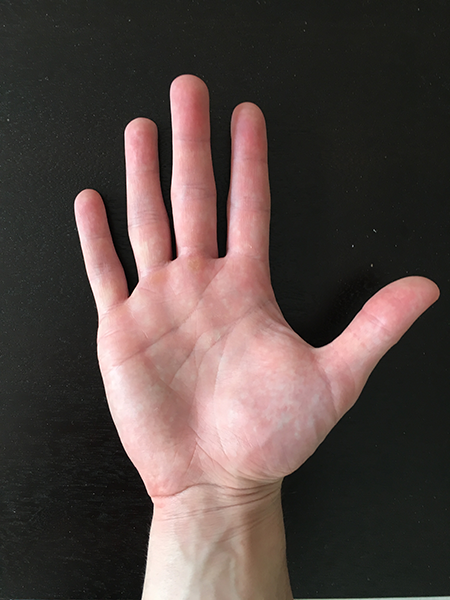
#> input picture data/images/hand_01.png, 450 x 600 px
$ python CombineTwoImages.py
#> lines starting #> are read from the running program, lines starting #| are printed output that depends on the picture; after the words box and inside, x2 and y2 are one past the last pixel; in counts of white or black regions, pixels touching at a corner belong together
'''
Created on 21.03.2017

@author: alex
'''
import cv2
import numpy as np

image = cv2.imread("../../data/images/hand_01.png")
#> image is the input picture: shape (600, 450, 3); mean B, G, R 67.3, 70.8, 84.8
gray = cv2.cvtColor(image, cv2.COLOR_BGR2GRAY)
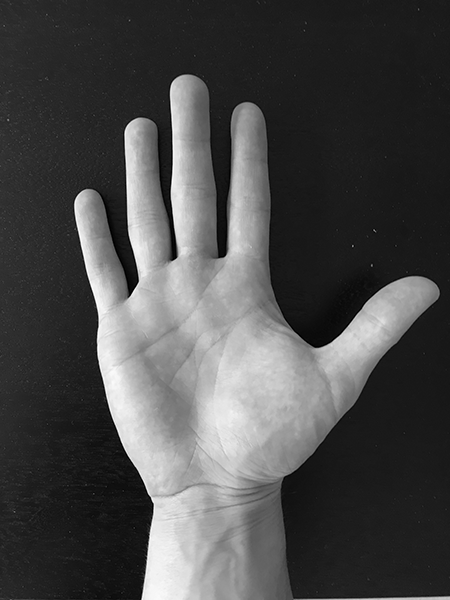
#> gray: shape (600, 450); min 0, max 255, mean 74.6
thresh = cv2.threshold(gray, 45, 255, cv2.THRESH_BINARY)[1]
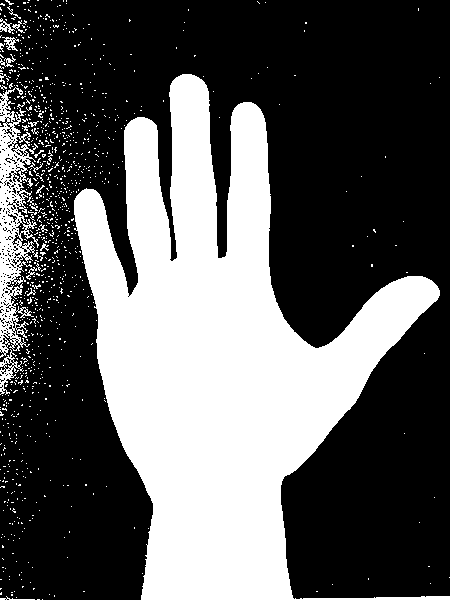
#> thresh: shape (600, 450); 35.9% white; 973 white regions (949 under 20 px), largest, box (x1, y1, x2, y2) and area: (74, 74, 450, 600) 88718, (0, 87, 39, 358) 4637, (0, 349, 24, 395) 329

h1, w1 = gray.shape[:2]
#> h1 = 600; w1 = 450
h2, w2 = thresh.shape[:2]
#> h2 = 600; w2 = 450

#create empty matrix
vis = np.zeros((max(h1, h2), w1+w2), np.uint8)

#combine 2 images
vis[:h1, :w1] = thresh
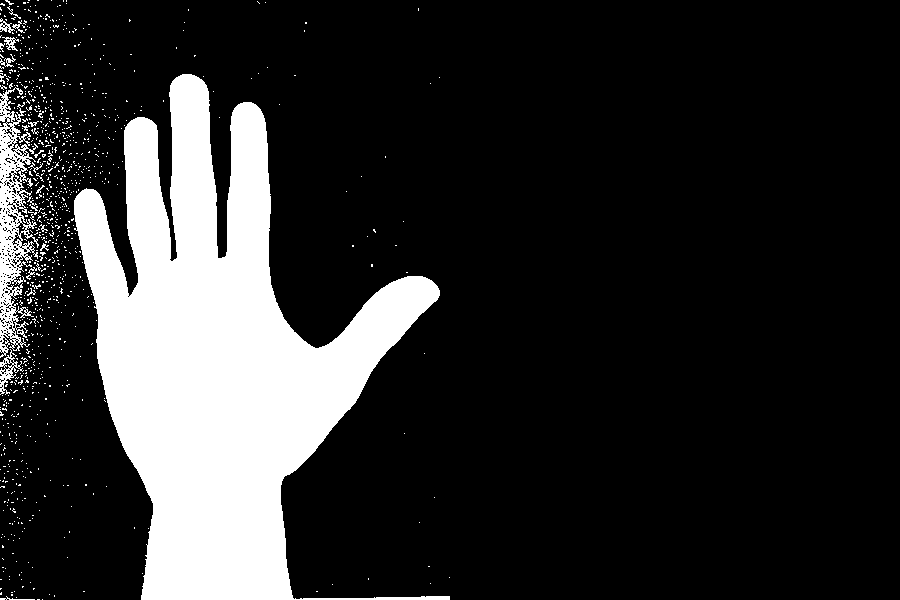
#> vis: shape (600, 900); 17.9% white; 973 white regions (949 under 20 px), largest, box (x1, y1, x2, y2) and area: (74, 74, 450, 600) 88718, (0, 87, 39, 358) 4637, (0, 349, 24, 395) 329
vis[:h2, w1:w1+w2] = gray
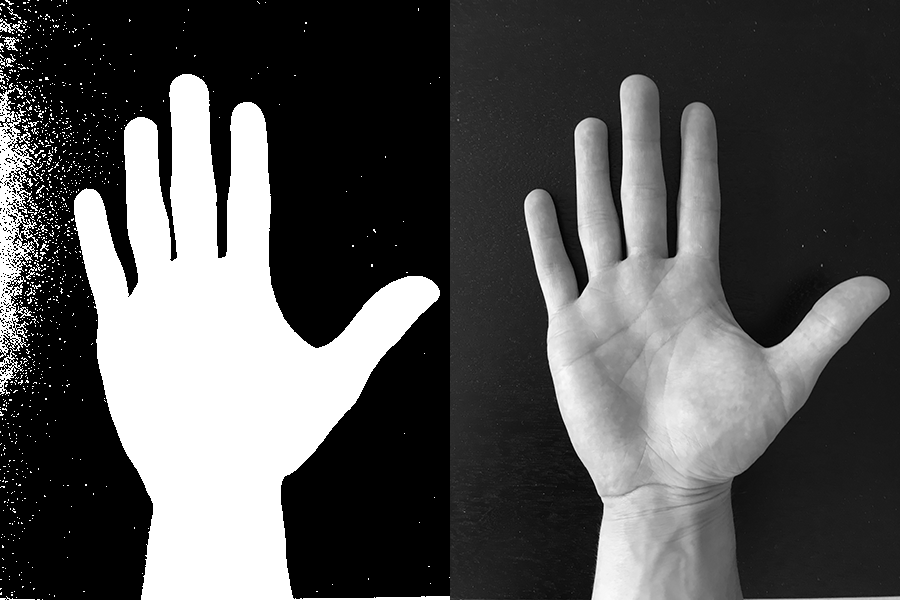
#> vis: shape (600, 900); min 0, max 255, mean 83
# # show the output image
cv2.imshow("Image", vis)
cv2.waitKey(0)

$ run again, with data/images/hand_03.png copied over data/images/hand_01.png
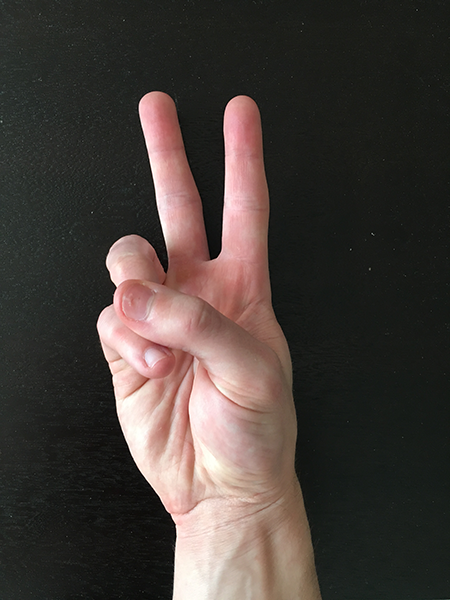
#> input picture data/images/hand_03.png, 450 x 600 px
#> image is the input picture: shape (600, 450, 3); mean B, G, R 57.1, 61.6, 69.9
#> `thresh = cv2.threshold(gray, 45, 255, cv2.THRESH_BINARY)[1]`:
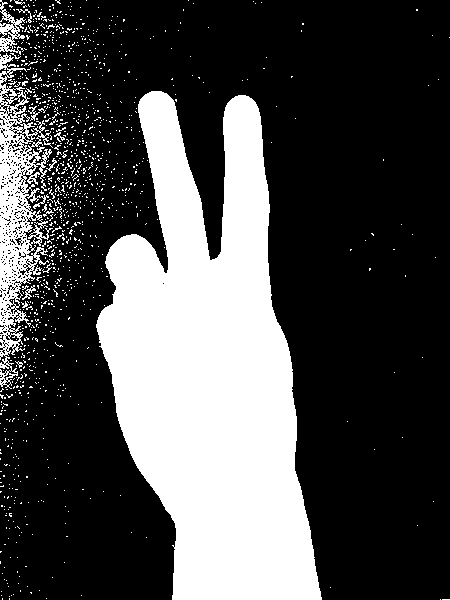
#> thresh: shape (600, 450); 29.8% white; 1187 white regions (1174 under 20 px), largest, box (x1, y1, x2, y2) and area: (96, 91, 322, 600) 69483, (0, 53, 53, 389) 7028, (0, 0, 26, 55) 543
#> `vis[:h2, w1:w1+w2] = gray`:
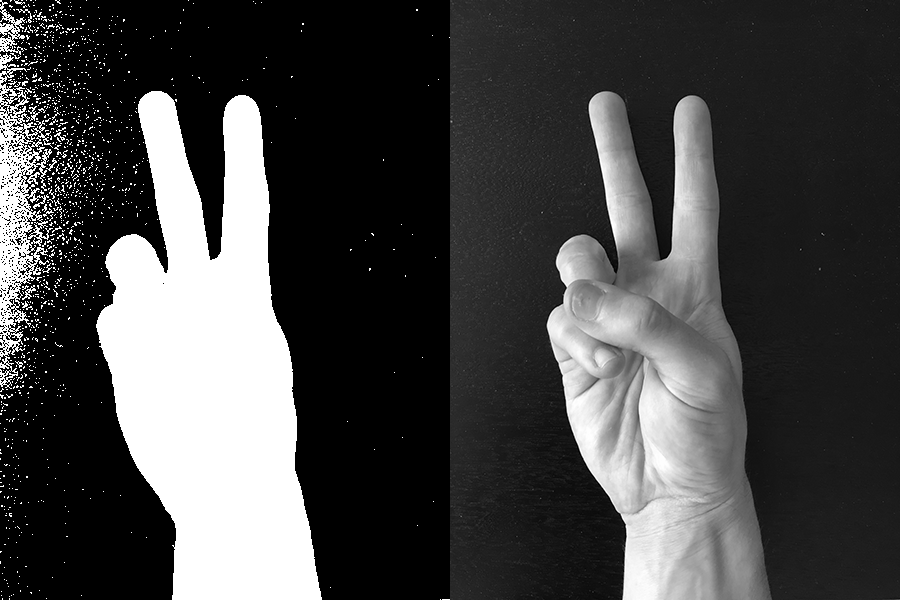
#> vis: shape (600, 900); min 0, max 255, mean 69.8
